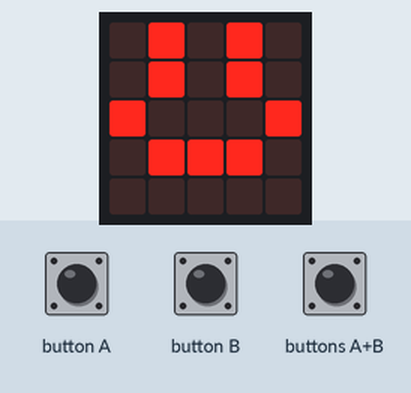
The program below on a simulated BBC micro:bit (MakeCode). Shown: the board's 5×5 LED display. The test bench sets the inputs (shaded band).

Above: at 1.6 s.
1.7 s: button A pressed for 0.15 s
At 2.6 s:
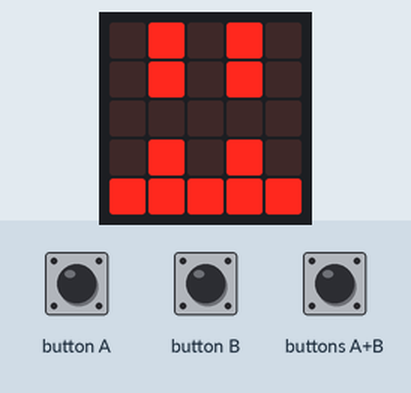
3.3 s: button B pressed for 0.15 s
At 3.8 s:
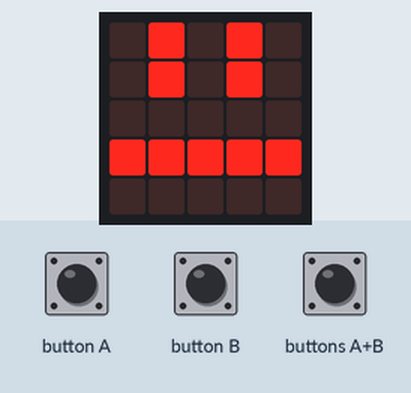
4.9 s: buttons A+B pressed for 0.15 s
At 6.2 s:
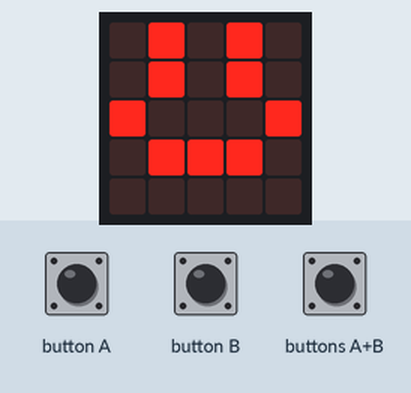
Timing chart, 0 to 7.9 s (numbered marks = the images above; inputs shaded):
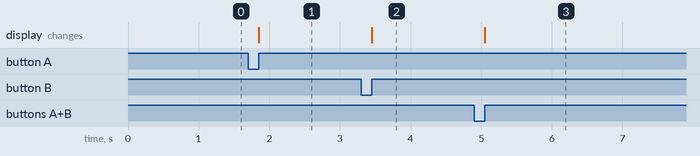

The program:

main.ts
```typescript
input.onButtonPressed(Button.A, function () {
    basic.showLeds(`
        . # . # .
        . # . # .
        . . . . .
        . # . # .
        # # # # #
        `)
})
input.onButtonPressed(Button.AB, function () {
    basic.showLeds(`
        . # . # .
        . # . # .
        # . . . #
        . # # # .
        . . . . .
        `)
})
input.onButtonPressed(Button.B, function () {
    basic.showLeds(`
        . # . # .
        . # . # .
        . . . . .
        # # # # #
        . . . . .
        `)
})
basic.showLeds(`
    . # . # .
    . # . # .
    # . . . #
    . # # # .
    . . . . .
    `)
basic.forever(function () {

})
```

test.ts
```typescript
// sem patria testy; keď sa tento balík použije ako rozšírenie, nebudú sa kompilovať.
```

Measured:
- after the input at 1.7 s, the display: changes after 0.15 s (image 1)
- after the input at 3.3 s, the display: changes after 0.15 s (image 2)
- after the input at 4.9 s, the display: changes after 0.15 s (image 3)
